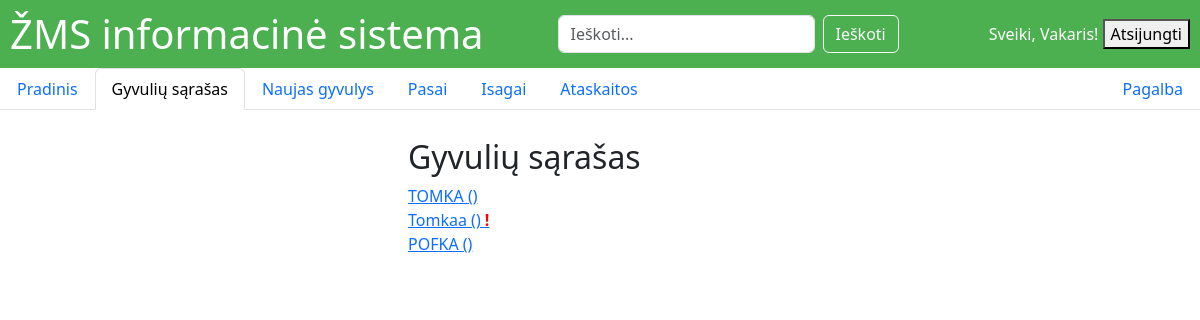
Page /animals/ (signed in) on the committed database.
### main/models.py (models this page shows, shortened)
class Animal(models.Model):
    number = models.CharField(max_length=14,null=True, blank=True,unique=True)
    gender = models.CharField(max_length=10,null=True, blank=True, choices=[('male', 'Male'), ('female', 'Female')])
    color = models.CharField(max_length=50,choices=COLOR_CHOICES, blank=True, null=True)
    name = models.CharField(max_length=50, blank=True, null=True)
    weight = models.DecimalField(max_digits=6, decimal_places=2, blank=True, null=True)
    birth_date = models.DateField(blank=True, null=True)
    mother = models.ForeignKey(
        'self',
        on_delete=models.SET_NULL,
        null=True,
        blank=True,
        related_name='offspring'
    )
    has_isagai = models.BooleanField(default=False)
    has_passport = models.BooleanField(default=False)
    owner = models.ForeignKey(
        settings.AUTH_USER_MODEL,
        on_delete=models.CASCADE,
        related_name='animals',
        null=True, blank=True
    )
    @property
    def alert(self):
        return self.events.filter(event_type__in=['Gaišimas', 'Išvežimas']).exists()

### main/views.py (the view)
# urls.py: path('animals/', views.animal_list, name='animal_list'),
@login_required
def animal_list(request):
    animals = Animal.objects.filter(owner=request.user)
    return render(request, 'main/animal_list.html', {'animals': animals})

### templates/main/animal_list.html
{% extends 'main/base.html' %}
{% block content %}
<div class="mx-auto p-2" style="width: 400px;">
<h2>Gyvulių sąrašas</h2>
<ul style="list-style-type:none; margin:0; padding:0;">
  {% for animal in animals %}
  <li>
    <a href="{% url 'animal_detail' animal.pk %}">
      {{ animal.name }} ({{ animal.breed }})
      {% if animal.alert %}
      <span style="color:red; font-weight:bold;">!</span>
      {% endif %}
    </a>
  </li>
  {% endfor %}
</ul>
</div>
{% endblock %}

### templates/main/base.html (shortened to what this page needs)
<!DOCTYPE html>
{% load static %}
<html lang="en">
<head>
  <link rel="stylesheet" href="{% static 'css/style.css' %}">
  <link href="https://cdn.jsdelivr.net/npm/bootstrap@5.3.0/dist/css/bootstrap.min.css" rel="stylesheet">
</head>
<body>
  <header class="top-bar">
    <div class="logo">
      <h1 style="margin:0;">ŽMS informacinė sistema</h1>
    </div>
    <form class="d-flex me-3" method="get" action="{% url 'animal_search' %}">
      <input class="form-control me-2" type="search" name="q"
             placeholder="Ieškoti..." aria-label="Search">
      <button class="btn btn-outline-light" type="submit">Ieškoti</button>
    </form>
    <div class="user-info">
      {% if user.is_authenticated %}
        <span>Sveiki, {{ user.username }}!</span>
        <form method="post" action="{% url 'logout' %}" style="display:inline;">
          <button type="submit">Atsijungti</button>
        </form>
      {% else %}
        <a href="{% url 'login' %}">Prisijungti</a> |
        <a href="{% url 'register' %}">Registruotis</a>
      {% endif %}
    </div>
  </header>
  <div class="page-container">
    <ul class="nav nav-tabs">
      <li class="nav-item">
  <a class="nav-link {% if request.resolver_match.url_name == 'index' %}active{% endif %}"
     href="{% url 'index' %}">
    Pradinis
  </a>
</li>
<li class="nav-item">
  <a class="nav-link {% if request.resolver_match.url_name == 'animal_list' %}active{% endif %}"
     href="{% url 'animal_list' %}">
    Gyvulių sąrašas
  </a>
</li>
<li class="nav-item">
  <a class="nav-link {% if request.resolver_match.url_name == 'new_animal' %}active{% endif %}"
     href="{% url 'new_animal' %}">
    Naujas gyvulys
  </a>
</li>
<li class="nav-item">
  <a class="nav-link {% if request.resolver_match.url_name == 'passport' %}active{% endif %}"
     href="{% url 'passport' %}">
    Pasai
  </a>
</li>
<li class="nav-item">
  <a class="nav-link {% if request.resolver_match.url_name == 'isagai' %}active{% endif %}"
     href="{% url 'isagai' %}">
    Isagai
  </a>
</li>
<li class="nav-item">
  <a class="nav-link {% if request.resolver_match.url_name == 'ataskaitos' %}active{% endif %}"
     href="{% url 'ataskaitos' %}">
    Ataskaitos
  </a>
</li>
        <li class="nav-item ms-auto">
  <a class="nav-link {% if request.resolver_match.url_name == 'help' %}active{% endif %}"
     href="{% url 'help' %}">
     Pagalba
  </a>
</li>
    </ul>
    <main class="content-container">
      {% block content %}
      {% endblock %}
    </main>
  </div>
</body>
</html>

### static/css/style.css (style rules this page uses)
.top-bar { display: flex; align-items: center; justify-content: space-between; background-color: #4CAF50; color: white; padding: 10px; box-sizing: border-box; }
.page-container { display: flex; flex-direction: column; }
.content-container { flex: 1; padding: 20px; display: flex; flex-direction: column; justify-content: center; align-items: center; }

### rows in the picture
Animal: name "TOMKA"
Animal: name "Tomkaa"
Animal: name "POFKA"

### other values in the picture
{{ user.username }} "Vakaris"
